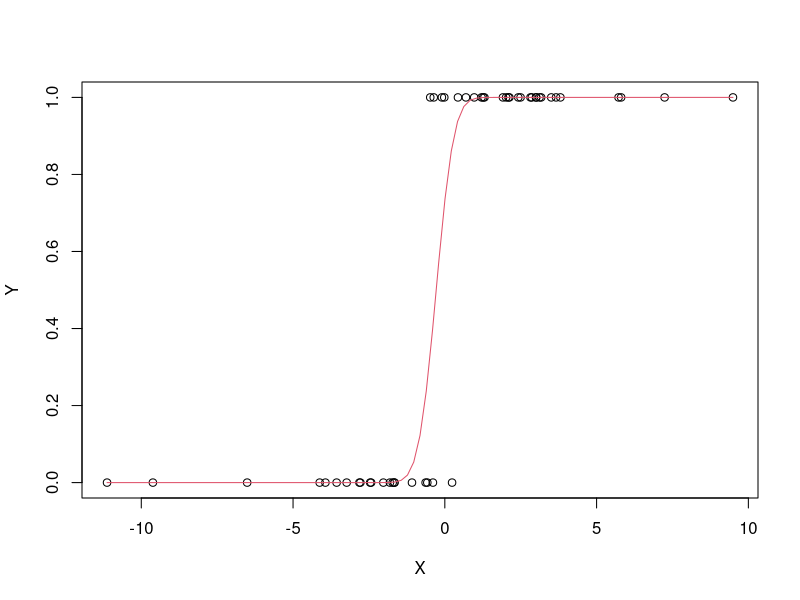

The R script that drew this image:
### this solution needs polishing

### probit regression via EM
### Y for complete data, X for the binary response and U for the predictor variable. .

em.probreg <- function(U, X, theta0) {
  maxit <- 1000
  tol <- 1e-10
  i <- 0
  M <- solve(t(U) %*% U) %*% t(U)
  theta <- theta0
  m <- U %*% theta
  repeat {
  i <- i + 1
  v <- (2 * X - 1) * dnorm(m) / pnorm((2 * X - 1) * m)
  up <- M %*% v
  theta <- theta + up
  if(max(abs(up)) < tol || i >= maxit) break
  m <- U %*% theta
  }
  return(list(iterations=i, estimate=as.numeric(theta)))
}

A <- 0
B <- 1
x <- rnorm(50, 0, 4)
y <- rbinom(50, 1, pnorm(A + B * x))
nloglik <- function(theta) {
  a <- theta[1]
  b <- theta[2]
  p <- pnorm(a + b * x)
  o <- sum(dbinom(y, size=1, prob=p, log=TRUE))
  return(-o)
}

theta0 <- c(1,3)
o.optim <- optim(theta0, nloglik, method="BFGS"); print(o.optim)
glm1 <- glm(y ~ x, family=binomial(link="probit")); print(list(glm1$coef, glm1$iter))
o.em <- em.probreg(as.matrix(cbind(rep(1, 50), x)), y, theta0); print(o.em)
plot(x, y, xlab="X", ylab="Y")
f <- function(x) pnorm(o.em$estimate[1] + o.em$estimate[2] * x)
curve(f, add=TRUE, col=2)
